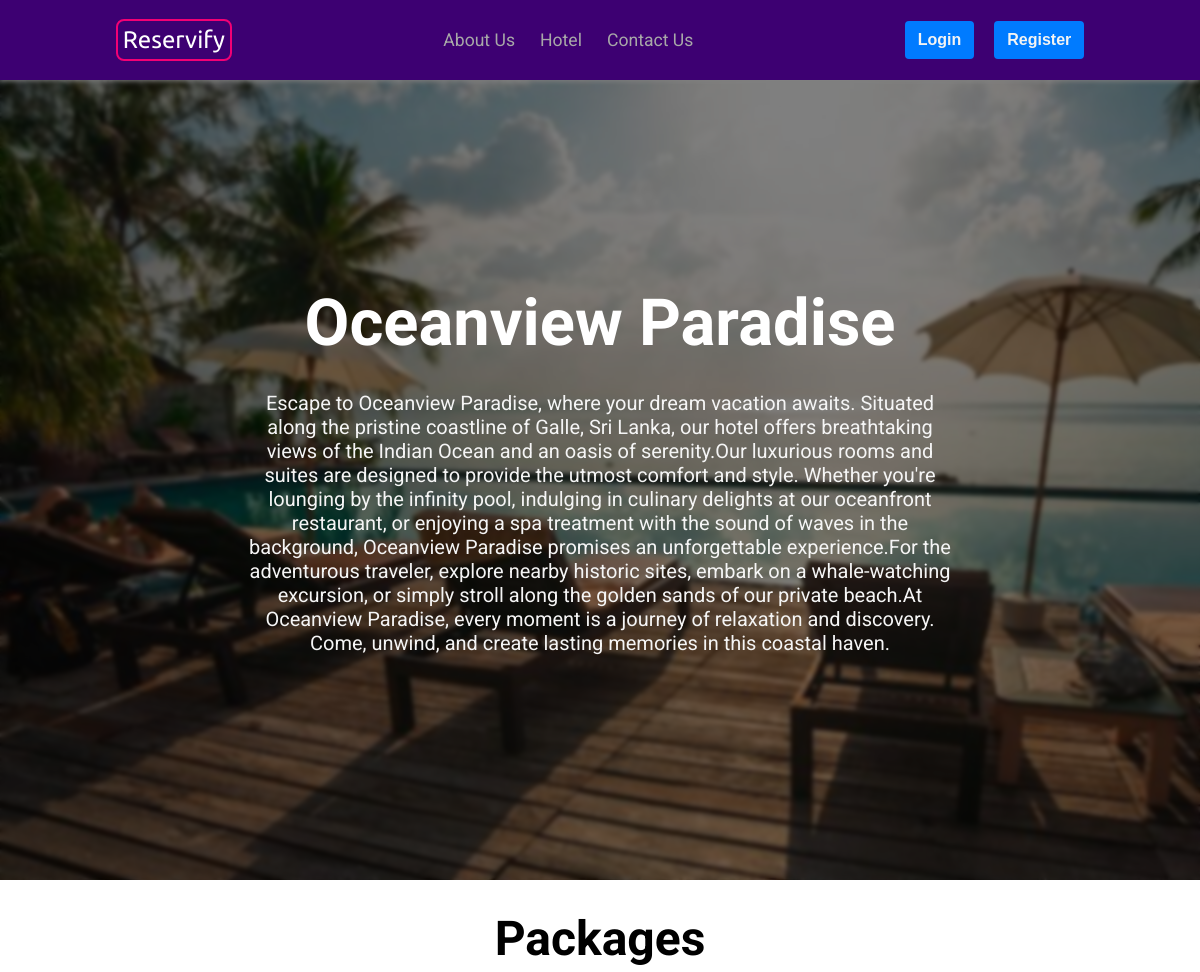
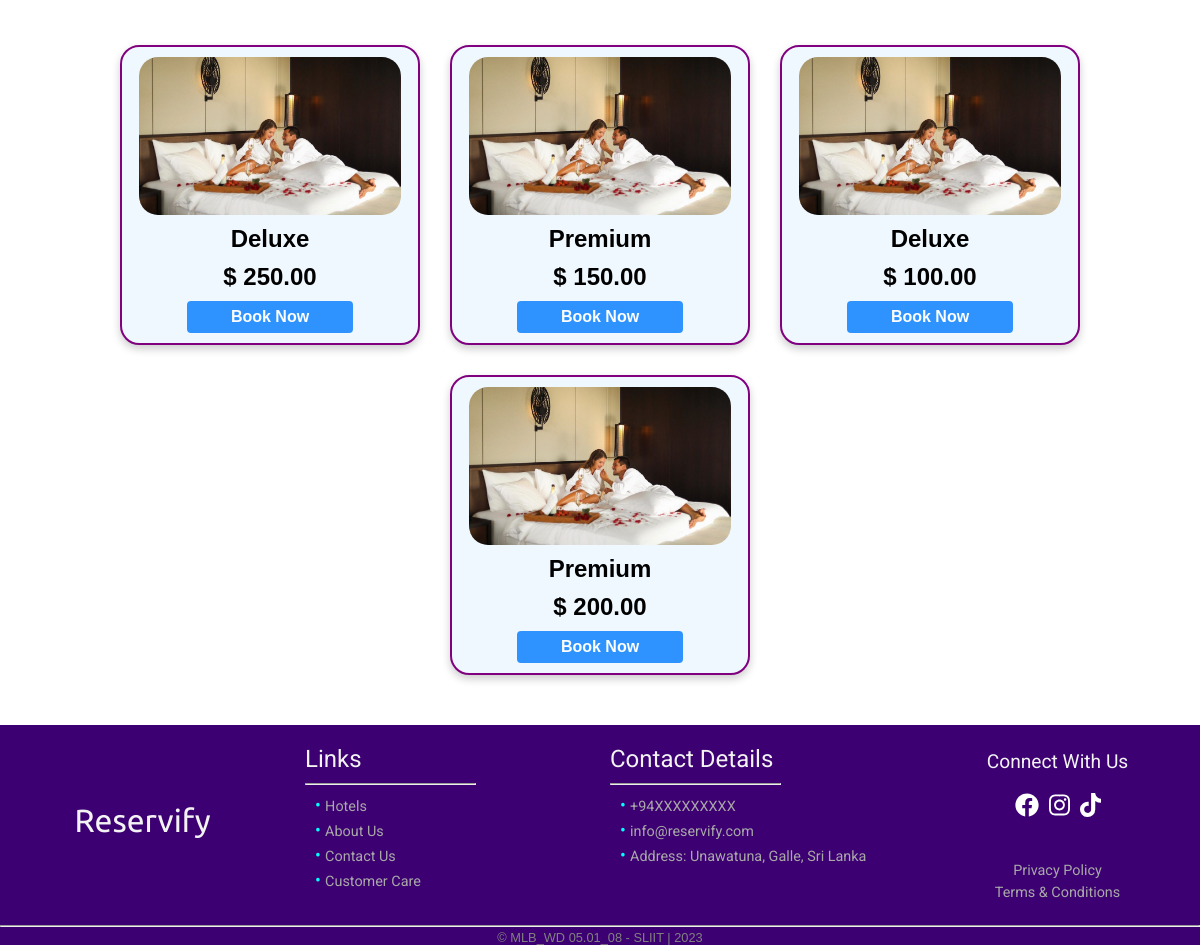
The page /booking.php?hotel=2 on the database its author committed (2 pictures, top to bottom).
### tables this page shows
CREATE TABLE `hotel` (
  `hotel_id` int(11) NOT NULL,
  `hotel_name` varchar(100) NOT NULL,
  `description` text NOT NULL,
  `image` varchar(255) DEFAULT 'default.jpg',
  `owner_id` int(11) NOT NULL
);

CREATE TABLE `package` (
  `package_id` int(11) NOT NULL,
  `package_name` varchar(100) NOT NULL,
  `price` decimal(10,2) NOT NULL,
  `hotel_id` int(11) NOT NULL,
  `image` varchar(100) DEFAULT 'null.jpeg'
);

### booking.php (the view, shortened to what this page needs)
<?php
require_once './conn.php';
if (isset($_GET['hotel'])) {
    $Hotel = $_GET['hotel'];
    $query = "SELECT * FROM `hotel` WHERE hotel_id='$Hotel'";
    $result = mysqli_query($conn, $query);
    $row = mysqli_fetch_array($result);
    $name = $row['hotel_name'];
    $description = $row['description'];
} else {
    echo
    "<script>
        alert('Hotel Not Available');
        window.location.href='./book.php';
        </script>";
}
?>
<!DOCTYPE html>
<html lang="en">
<head>
    <link rel="stylesheet" href="css/reset.css">
    <link rel="stylesheet" href="css/booking.css">
</head>
<?php include "./partials/header.php" ?>
<body>
    <div class="conMain">
        <div class="main-overlay">
            <div class="text">
            <?php
            echo '<h1>'. $name .'</h1>';
            echo '<div class="description">';
            echo '<p>'. $description .'</p>';
            echo  '</div>';
            ?>
            </div>
        </div>
    </div>
    <div class="title">
        <h1>Packages</h1>
    </div>
    <div class="packages">
        <?php
        $query = "SELECT * FROM `package` WHERE hotel_id='$Hotel';";
        $result = mysqli_query($conn, $query);
        if ($result) {
            while ($row = mysqli_fetch_assoc($result)) {
                $pkgid = $row['package_id'];
                $pkgname = $row['package_name'];
                $pkgimg = $row['image'];
                $price = $row['price'];
                echo '<div class="card">';
                echo '<img src="./assets/package/'. $pkgimg .'" alt="hotel">';
                echo '<h1>'. $pkgname .'</h1>';
                echo '<h2>$ '. $price .'</h2>';
                echo '<button onclick="location.href=\'./checkout.php?hotel=' . $Hotel . '&pkg=' . $pkgid . '\'" type="button">Book Now</button>';
                echo '</div>';
            }
        }
        ?>
    </div>
</body>
<?php include "./partials/footer.php" ?>
</html>

### css/booking.css (style rules this page uses)
.conMain .text { position: relative; display: flex; flex-direction: column; align-items: center; justify-content: center; z-index: 9; }
.main-overlay { display: flex; align-items: center; justify-content: center; background: rgba(0, 0, 0, 0.5); height: 100vh; backdrop-filter: blur(2px); }
.text { width: 60%; }
.main-overlay .text h1 { color: #fff; font-size: 65px; font-family: 'Gabarito', Arial, sans-serif; padding-bottom: 30px; }
.text h1 { font-size: 2rem; font-family: 'Courgette', cursive; }
.text .description { color: whitesmoke; text-align: center; font-family: 'Roboto', sans-serif; padding-bottom: 20px; font-size: 20px; }
.packages { display: flex; flex-wrap: wrap; align-items: flex-start; justify-content: center; min-height: 80vh; height: auto; gap: 30px; padding: 50px; }
.title { font-size: 1.5rem; font-family: 'Roboto', sans-serif; margin-top: 30px; text-align: center; }
.card { display: flex; flex-direction: column; align-items: center; justify-content: center; gap: 10px; box-shadow: 0 4px 8px 0 rgba(0, 0, 0, 0.2); width: 300px; height: 300px; padding: 10px; text-align: center; font-family: arial; border: 2px solid purple; border-radius: 1.2rem; background-color: aliceblue; }
.card img { border-radius: 1.2rem; height: 175px; width: 95%; object-fit: cover; }
.card h1 { font-size: 1.5rem; }
.card button { cursor: pointer; width: 60%; display: inline-block; font-weight: 400; text-align: center; border: 1px solid transparent; padding: .375rem .75rem; font-size: 1rem; font-weight: bold; border-radius: .25rem; color: #fff; background-color: #007bff; opacity: 0.8; transition: background-color 0.3s ease, transform 0.3s ease; }

### css/header.css (style rules this page uses)
:root { --black: #191919; --white: #f3f3f3; --bg-color: #3D0072; }

### css/footer.css (style rules this page uses)
:root { --black: #191919; --white: #f3f3f3; --bg-color: #3D0072; }

### rows shown on the page
hotel: hotel_name "Oceanview Paradise", description "Escape to Oceanview Paradise, where your dream vacation awaits. Situated along the pristine coastline of Galle, Sri Lanka, our hotel offers breathtaking views of the Indian Ocean and an oasis of serenity.Our luxurious rooms and suites are designed to provide the utmost comfort and style. Whether you're lounging by the infinity pool, indulging in culinary delights at our oceanfront restaurant, or enjoying a spa treatment with the sound of waves in the background, Oceanview Paradise promises an unforgettable experience.For the adventurous traveler, explore nearby historic sites, embark on a whale-watching excursion, or simply stroll along the golden sands of our private beach.At Oceanview…"
package: image (placeholder picture), package_name "Deluxe", price "250.00"
package: image (placeholder picture), package_name "Premium", price "150.00"
package: image (placeholder picture), package_name "Deluxe", price "100.00"
package: image (placeholder picture), package_name "Premium", price "200.00"
